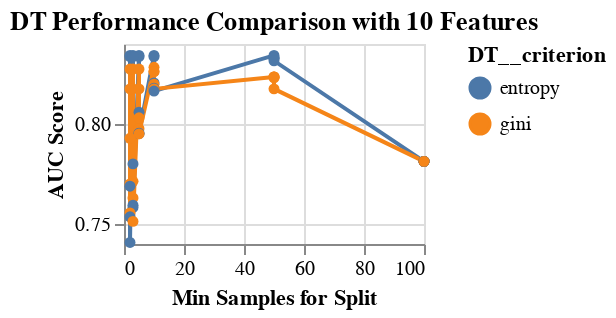

The notebook cell saved with this chart:
### Code cell
plot_DT_Cr(10)

### Figure 1 — Vega-Lite specification as saved in the notebook (floating-point values rounded to 4 significant figures)
{"$schema": "https://vega.github.io/schema/vega-lite/v2.6.0.json", "config": {"view": {"height": 300, "width": 400}}, "data": {"name": "data-23e0f8cec8093f3278728ee0b4ba6936"}, "datasets": {"data-23e0f8cec8093f3278728ee0b4ba6936": [{"DT__criterion": "entropy", "DT__max_depth": 2, "DT__min_samples_split": 3, "fselector__k": 10, "max_score": 0.9222, "mean_score": 0.8343, "min_score": 0.7037, "std_score": 0.0802}, {"DT__criterion": "entropy", "DT__max_depth": 2, "DT__min_samples_split": 5, "fselector__k": 10, "max_score": 0.9222, "mean_score": 0.8343, "min_score": 0.7037, "std_score": 0.0802}, {"DT__criterion": "entropy", "DT__max_depth": 2, "DT__min_samples_split": 10, "fselector__k": 10, "max_score": 0.9222, "mean_score": 0.8343, "min_score": 0.7037, "std_score": 0.0802}, {"DT__criterion": "entropy", "DT__max_depth": 2, "DT__min_samples_split": 2, "fselector__k": 10, "max_score": 0.9222, "mean_score": 0.8343, "min_score": 0.7037, "std_score": 0.0802}, {"DT__criterion": "entropy", "DT__max_depth": 2, "DT__min_samples_split": 50, "fselector__k": 10, "max_score": 0.9222, "mean_score": 0.8343, "min_score": 0.7037, "std_score": 0.0802}, {"DT__criterion": "entropy", "DT__max_depth": 3, "DT__min_samples_split": 2, "fselector__k": 10, "max_score": 0.9011, "mean_score": 0.8336, "min_score": 0.7609, "std_score": 0.04987}, {"DT__criterion": "entropy", "DT__max_depth": 3, "DT__min_samples_split": 5, "fselector__k": 10, "max_score": 0.9011, "mean_score": 0.8336, "min_score": 0.7609, "std_score": 0.04987}, {"DT__criterion": "entropy", "DT__max_depth": 3, "DT__min_samples_split": 3, "fselector__k": 10, "max_score": 0.9011, "mean_score": 0.8336, "min_score": 0.7609, "std_score": 0.04987}, {"DT__criterion": "entropy", "DT__max_depth": 3, "DT__min_samples_split": 10, "fselector__k": 10, "max_score": 0.9011, "mean_score": 0.8336, "min_score": 0.7609, "std_score": 0.04987}, {"DT__criterion": "entropy", "DT__max_depth": 5, "DT__min_samples_split": 50, "fselector__k": 10, "max_score": 0.9108, "mean_score": 0.833, "min_score": 0.7105, "std_score": 0.07483}, {"DT__criterion": "entropy", "DT__max_depth": 10, "DT__min_samples_split": 50, "fselector__k": 10, "max_score": 0.9108, "mean_score": 0.833, "min_score": 0.7105, "std_score": 0.07483}, {"DT__criterion": "entropy", "DT__max_depth": 9, "DT__min_samples_split": 50, "fselector__k": 10, "max_score": 0.9108, "mean_score": 0.833, "min_score": 0.7105, "std_score": 0.07483}, {"DT__criterion": "entropy", "DT__max_depth": 3, "DT__min_samples_split": 50, "fselector__k": 10, "max_score": 0.9108, "mean_score": 0.8316, "min_score": 0.7037, "std_score": 0.07709}, {"DT__criterion": "gini", "DT__max_depth": 3, "DT__min_samples_split": 10, "fselector__k": 10, "max_score": 0.9011, "mean_score": 0.8283, "min_score": 0.7609, "std_score": 0.05007}, {"DT__criterion": "gini", "DT__max_depth": 3, "DT__min_samples_split": 2, "fselector__k": 10, "max_score": 0.9011, "mean_score": 0.8275, "min_score": 0.7609, "std_score": 0.04987}, {"DT__criterion": "gini", "DT__max_depth": 3, "DT__min_samples_split": 3, "fselector__k": 10, "max_score": 0.9011, "mean_score": 0.8275, "min_score": 0.7609, "std_score": 0.04987}, {"DT__criterion": "gini", "DT__max_depth": 3, "DT__min_samples_split": 5, "fselector__k": 10, "max_score": 0.9011, "mean_score": 0.8275, "min_score": 0.7609, "std_score": 0.04987}, {"DT__criterion": "gini", "DT__max_depth": 9, "DT__min_samples_split": 10, "fselector__k": 10, "max_score": 0.9073, "mean_score": 0.8262, "min_score": 0.7265, "std_score": 0.0588}, {"DT__criterion": "gini", "DT__max_depth": 10, "DT__min_samples_split": 10, "fselector__k": 10, "max_score": 0.8982, "mean_score": 0.8262, "min_score": 0.7529, "std_score": 0.04666}, {"DT__criterion": "gini", "DT__max_depth": 10, "DT__min_samples_split": 50, "fselector__k": 10, "max_score": 0.9108, "mean_score": 0.8235, "min_score": 0.7105, "std_score": 0.07227}, {"DT__criterion": "gini", "DT__max_depth": 5, "DT__min_samples_split": 50, "fselector__k": 10, "max_score": 0.9108, "mean_score": 0.8235, "min_score": 0.7105, "std_score": 0.07227}, {"DT__criterion": "gini", "DT__max_depth": 9, "DT__min_samples_split": 50, "fselector__k": 10, "max_score": 0.9108, "mean_score": 0.8235, "min_score": 0.7105, "std_score": 0.07227}, {"DT__criterion": "gini", "DT__max_depth": 3, "DT__min_samples_split": 50, "fselector__k": 10, "max_score": 0.9108, "mean_score": 0.8231, "min_score": 0.7037, "std_score": 0.07414}, {"DT__criterion": "entropy", "DT__max_depth": 10, "DT__min_samples_split": 10, "fselector__k": 10, "max_score": 0.9027, "mean_score": 0.8206, "min_score": 0.7014, "std_score": 0.06779}, {"DT__criterion": "gini", "DT__max_depth": 5, "DT__min_samples_split": 10, "fselector__k": 10, "max_score": 0.8982, "mean_score": 0.8199, "min_score": 0.7563, "std_score": 0.05091}, {"DT__criterion": "entropy", "DT__max_depth": 5, "DT__min_samples_split": 10, "fselector__k": 10, "max_score": 0.9073, "mean_score": 0.8179, "min_score": 0.6876, "std_score": 0.07647}, {"DT__criterion": "gini", "DT__max_depth": 2, "DT__min_samples_split": 10, "fselector__k": 10, "max_score": 0.9222, "mean_score": 0.8176, "min_score": 0.7037, "std_score": 0.0796}, {"DT__criterion": "gini", "DT__max_depth": 2, "DT__min_samples_split": 3, "fselector__k": 10, "max_score": 0.9222, "mean_score": 0.8176, "min_score": 0.7037, "std_score": 0.0796}, {"DT__criterion": "gini", "DT__max_depth": 2, "DT__min_samples_split": 50, "fselector__k": 10, "max_score": 0.9222, "mean_score": 0.8176, "min_score": 0.7037, "std_score": 0.0796}, {"DT__criterion": "gini", "DT__max_depth": 2, "DT__min_samples_split": 2, "fselector__k": 10, "max_score": 0.9222, "mean_score": 0.8176, "min_score": 0.7037, "std_score": 0.0796}, {"DT__criterion": "gini", "DT__max_depth": 2, "DT__min_samples_split": 5, "fselector__k": 10, "max_score": 0.9222, "mean_score": 0.8176, "min_score": 0.7037, "std_score": 0.0796}, {"DT__criterion": "entropy", "DT__max_depth": 9, "DT__min_samples_split": 10, "fselector__k": 10, "max_score": 0.9027, "mean_score": 0.8165, "min_score": 0.6808, "std_score": 0.07513}, {"DT__criterion": "entropy", "DT__max_depth": 10, "DT__min_samples_split": 5, "fselector__k": 10, "max_score": 0.8604, "mean_score": 0.8059, "min_score": 0.7563, "std_score": 0.03701}, {"DT__criterion": "gini", "DT__max_depth": 10, "DT__min_samples_split": 5, "fselector__k": 10, "max_score": 0.865, "mean_score": 0.8031, "min_score": 0.7689, "std_score": 0.03307}, {"DT__criterion": "gini", "DT__max_depth": 9, "DT__min_samples_split": 5, "fselector__k": 10, "max_score": 0.8435, "mean_score": 0.7977, "min_score": 0.7529, "std_score": 0.0307}, {"DT__criterion": "entropy", "DT__max_depth": 9, "DT__min_samples_split": 5, "fselector__k": 10, "max_score": 0.8535, "mean_score": 0.7954, "min_score": 0.714, "std_score": 0.05324}, {"DT__criterion": "entropy", "DT__max_depth": 5, "DT__min_samples_split": 5, "fselector__k": 10, "max_score": 0.8558, "mean_score": 0.7952, "min_score": 0.6796, "std_score": 0.0624}, {"DT__criterion": "gini", "DT__max_depth": 5, "DT__min_samples_split": 5, "fselector__k": 10, "max_score": 0.8581, "mean_score": 0.7951, "min_score": 0.7391, "std_score": 0.04386}, {"DT__criterion": "gini", "DT__max_depth": 5, "DT__min_samples_split": 2, "fselector__k": 10, "max_score": 0.8576, "mean_score": 0.7929, "min_score": 0.712, "std_score": 0.05444}, {"DT__criterion": "gini", "DT__max_depth": 10, "DT__min_samples_split": 100, "fselector__k": 10, "max_score": 0.8558, "mean_score": 0.7813, "min_score": 0.6201, "std_score": 0.08252}, {"DT__criterion": "gini", "DT__max_depth": 9, "DT__min_samples_split": 100, "fselector__k": 10, "max_score": 0.8558, "mean_score": 0.7813, "min_score": 0.6201, "std_score": 0.08252}, {"DT__criterion": "entropy", "DT__max_depth": 3, "DT__min_samples_split": 100, "fselector__k": 10, "max_score": 0.8558, "mean_score": 0.7813, "min_score": 0.6201, "std_score": 0.08252}, {"DT__criterion": "entropy", "DT__max_depth": 2, "DT__min_samples_split": 100, "fselector__k": 10, "max_score": 0.8558, "mean_score": 0.7813, "min_score": 0.6201, "std_score": 0.08252}, {"DT__criterion": "entropy", "DT__max_depth": 10, "DT__min_samples_split": 100, "fselector__k": 10, "max_score": 0.8558, "mean_score": 0.7813, "min_score": 0.6201, "std_score": 0.08252}, {"DT__criterion": "gini", "DT__max_depth": 3, "DT__min_samples_split": 100, "fselector__k": 10, "max_score": 0.8558, "mean_score": 0.7813, "min_score": 0.6201, "std_score": 0.08252}, {"DT__criterion": "entropy", "DT__max_depth": 5, "DT__min_samples_split": 100, "fselector__k": 10, "max_score": 0.8558, "mean_score": 0.7813, "min_score": 0.6201, "std_score": 0.08252}, {"DT__criterion": "gini", "DT__max_depth": 2, "DT__min_samples_split": 100, "fselector__k": 10, "max_score": 0.8558, "mean_score": 0.7813, "min_score": 0.6201, "std_score": 0.08252}, {"DT__criterion": "entropy", "DT__max_depth": 9, "DT__min_samples_split": 100, "fselector__k": 10, "max_score": 0.8558, "mean_score": 0.7813, "min_score": 0.6201, "std_score": 0.08252}, {"DT__criterion": "gini", "DT__max_depth": 5, "DT__min_samples_split": 100, "fselector__k": 10, "max_score": 0.8558, "mean_score": 0.7813, "min_score": 0.6201, "std_score": 0.08252}, {"DT__criterion": "entropy", "DT__max_depth": 5, "DT__min_samples_split": 3, "fselector__k": 10, "max_score": 0.8673, "mean_score": 0.7801, "min_score": 0.6625, "std_score": 0.06856}, {"DT__criterion": "gini", "DT__max_depth": 5, "DT__min_samples_split": 3, "fselector__k": 10, "max_score": 0.8581, "mean_score": 0.7714, "min_score": 0.6705, "std_score": 0.07594}, {"DT__criterion": "gini", "DT__max_depth": 9, "DT__min_samples_split": 2, "fselector__k": 10, "max_score": 0.8032, "mean_score": 0.7701, "min_score": 0.7082, "std_score": 0.03377}, {"DT__criterion": "entropy", "DT__max_depth": 5, "DT__min_samples_split": 2, "fselector__k": 10, "max_score": 0.8558, "mean_score": 0.7689, "min_score": 0.6625, "std_score": 0.0637}, {"DT__criterion": "gini", "DT__max_depth": 9, "DT__min_samples_split": 3, "fselector__k": 10, "max_score": 0.7769, "mean_score": 0.763, "min_score": 0.7554, "std_score": 0.008804}, {"DT__criterion": "entropy", "DT__max_depth": 9, "DT__min_samples_split": 3, "fselector__k": 10, "max_score": 0.788, "mean_score": 0.7594, "min_score": 0.7277, "std_score": 0.02359}, {"DT__criterion": "entropy", "DT__max_depth": 10, "DT__min_samples_split": 3, "fselector__k": 10, "max_score": 0.7929, "mean_score": 0.7583, "min_score": 0.6888, "std_score": 0.03743}, {"DT__criterion": "gini", "DT__max_depth": 10, "DT__min_samples_split": 2, "fselector__k": 10, "max_score": 0.8032, "mean_score": 0.7556, "min_score": 0.7043, "std_score": 0.03367}, {"DT__criterion": "entropy", "DT__max_depth": 10, "DT__min_samples_split": 2, "fselector__k": 10, "max_score": 0.813, "mean_score": 0.7536, "min_score": 0.6728, "std_score": 0.05179}, {"DT__criterion": "gini", "DT__max_depth": 10, "DT__min_samples_split": 3, "fselector__k": 10, "max_score": 0.7891, "mean_score": 0.7513, "min_score": 0.7014, "std_score": 0.03266}, {"DT__criterion": "entropy", "DT__max_depth": 9, "DT__min_samples_split": 2, "fselector__k": 10, "max_score": 0.813, "mean_score": 0.7408, "min_score": 0.7043, "std_score": 0.0386}]}, "encoding": {"color": {"field": "DT__criterion", "type": "nominal"}, "x": {"field": "DT__min_samples_split", "title": "Min Samples for Split", "type": "quantitative"}, "y": {"field": "mean_score", "scale": {"zero": false}, "title": "AUC Score", "type": "quantitative"}}, "height": 100, "mark": {"point": true, "type": "line"}, "title": "DT Performance Comparison with 10 Features", "width": 150}
